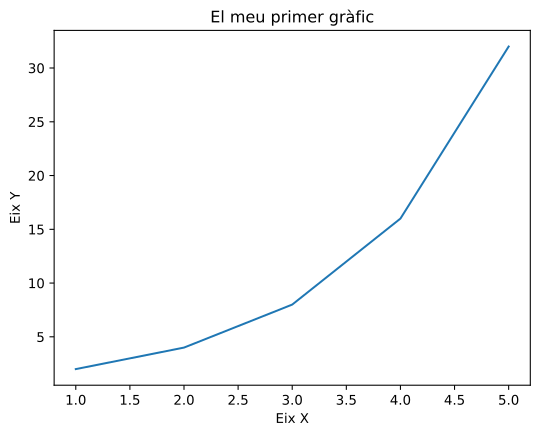

This figure's Python source:
import matplotlib.pyplot as plt

x = [1, 2, 3, 4, 5]
y = [2, 4, 8, 16, 32]

plt.plot(x, y)
plt.xlabel("Eix X")
plt.ylabel("Eix Y")
plt.title("El meu primer gràfic")
plt.savefig("p1.svg", bbox_inches="tight")
